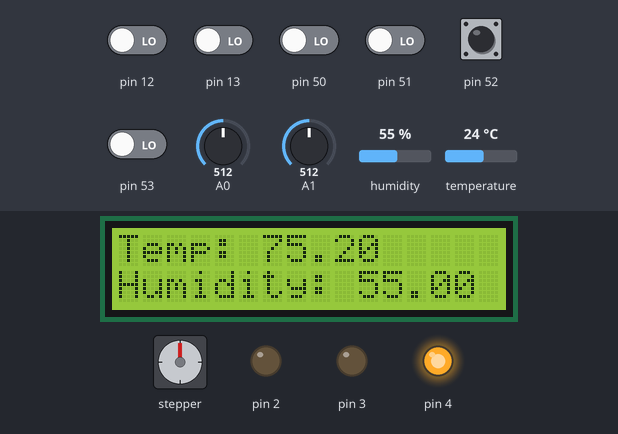
A sketch run on a simulated Arduino Mega 2560, built with avr-gcc and run on an emulated ATmega2560. Shown: 16×2 character LCD, stepper motor, output pins drawn as LEDs (lit = HIGH). The test bench sets the inputs (shaded band); at power-on: pin 52 HIGH, pin 12, pin 13, pin 50, pin 51, pin 53 LOW, A0 = 512, A1 = 512, humidity 55 %, temperature 24 °C. The local clock reads 2024-03-15 10:24:30 at power-on unless the sketch sets it; stepper angles assume 2048 steps per turn; what the sketch prints to the serial monitor is not drawn.

Above: at 1.2 s.
1.3 s: A0 set to 257
2.8 s: A0 set to 224
At 3.7 s:
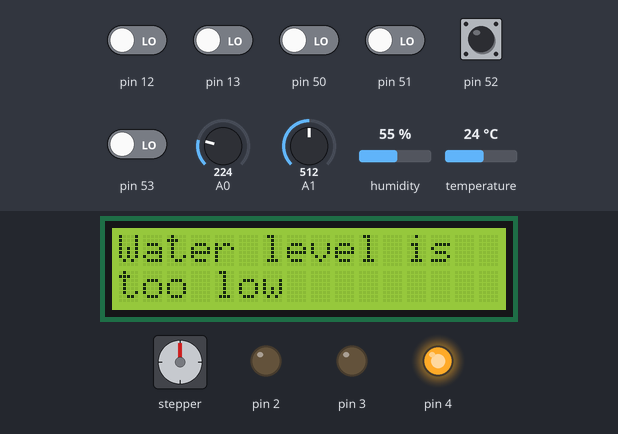
4.3 s: A1 set to 230
At 5.6 s:
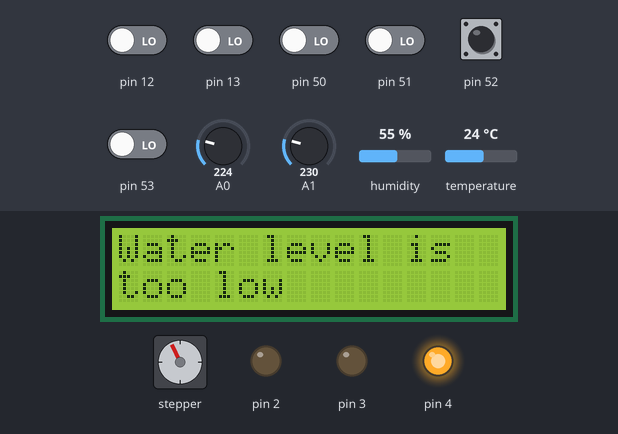
6.1 s: A1 set to 716
At 7.3 s:
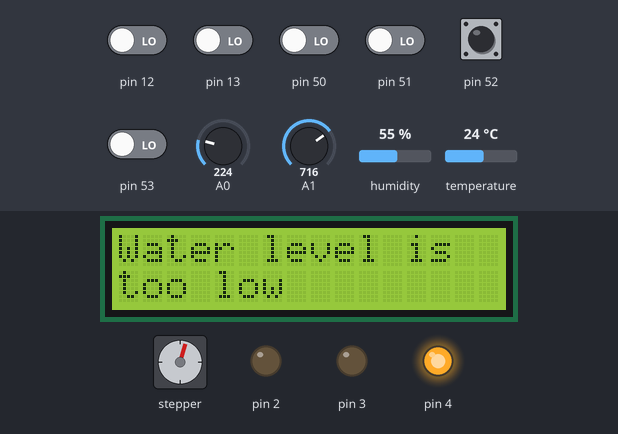
8.2 s: A1 set to 30
At 10.3 s:
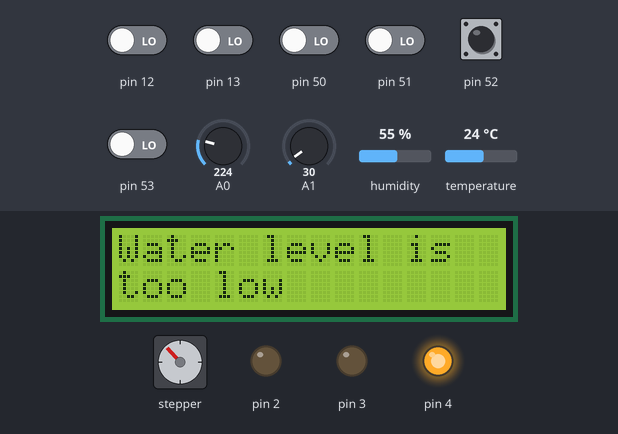
10.6 s: pin 12 driven HIGH
Timing chart, 0 to 13.1 s (numbered marks = the images above; inputs shaded):
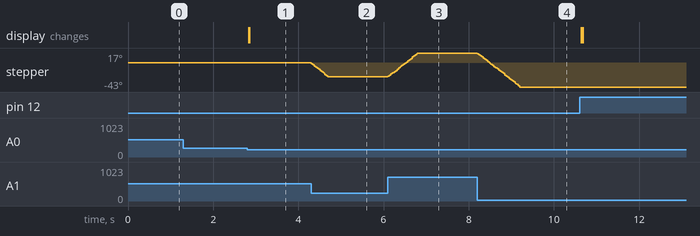

The sketch:

main.cpp.ino
```cpp
// Daniel Garcia and Joaquin Salazar

#include "watersensor.h"
#include "serial.h"
#include "DHT.h"
#include <Wire.h>
#include "RTClib.h"
#include <LiquidCrystal.h>
#include <Stepper.h>

const int stepsPerRevolution = 2048; // 28BYJ-48 full revolution

// Use your pins: 31, 33, 35, 37
Stepper stepper(stepsPerRevolution, 31, 33, 35, 37);

// initialize the library with the numbers of the interface pins
LiquidCrystal lcd(6, 7, 8, 9, 10, 11);  // RS, E, D4, D5, D6, D7

RTC_DS1307 rtc; // Create RTC Object

// GPIO Pointers
volatile unsigned char *portDDRG  = (unsigned char *)0x33;
volatile unsigned char *portG = (unsigned char *)0x34;

volatile unsigned char *portDDRB = (unsigned char *) 0x24;
volatile unsigned char *portB =    (unsigned char *) 0x25;
volatile unsigned char *portDDRE = (unsigned char *)0x2D;
volatile unsigned char *portE    = (unsigned char *)0x2E;


unsigned long lastPressTime = 0;
const unsigned long debounceDelay = 50;  // ms


#define DHTPIN 47     // The digital pin connected to the DHT sensor
#define DHTTYPE DHT11   // Specify sensor type as DHT11

// Initialize DHT sensor object
DHT dht(DHTPIN, DHTTYPE);

#define MAX_STEPS 512    // Adjust based on vent travel
#define DEAD_BAND 4      // ignore tiny movements
#define END_ZONE 15      // pot zone near 0 & 1023

void moveVent() {
  static int lastStepPos = -1;

  int potVal = adc_read(1);  // 0–1023

  // ----- Clamp ends -----
  if (potVal < END_ZONE) {
    potVal = 0;
  }
  else if (potVal > (1023 - END_ZONE)) {
    potVal = 1023;
  }

  int targetStepPos = map(potVal, 0, 1023, 0, MAX_STEPS);

  if (lastStepPos == -1) {
    lastStepPos = targetStepPos;
    return;
  }

  int stepDelta = targetStepPos - lastStepPos;

  // ----- Strong deadband -----
  if (abs(stepDelta) <= DEAD_BAND) {
    return;   // FULL STOP
  }

  stepper.step(stepDelta);
  lastStepPos = targetStepPos;
}

void printDate(DateTime now) {
  putString("Date: ");
  put2(now.day());
  putChar('/');
  put2(now.month());
  putChar('/');
  putInt(now.year());
  putChar('\n');
}


void printTime(DateTime now) {
  putString("Time: ");
  put2(now.hour());
  putChar(':');
  put2(now.minute());
  putChar(':');
  put2(now.second());
  putChar('\n');
}

void printTimestamp(DateTime now) {
  putString("Timestamp: ");

  // YYYY-MM-DD
  putInt(now.year());
  putChar('-');
  put2(now.month());
  putChar('-');
  put2(now.day());
  putChar(' ');

  // HH:MM:SS
  put2(now.hour());
  putChar(':');
  put2(now.minute());
  putChar(':');
  put2(now.second());

  putChar('\n');
}


void setup(){
  // Set as input pins 13 for toggle button and 12 for reset button and set pins 53, 52, 51, 50 as output for LED
  *portDDRB &= ~((1 << 6) | (1 << 7));
  *portB |= (1 << 6) | (1 << 7);         // enable pullups!

  *portDDRE |= (1 << 4) | (1 << 5);

  // Enable pin
 *portDDRG |= (1 << 5);
  *portG |= (1 << 5);

  U0Init(9600);
  adc_init();
  dht.begin();


  Wire.begin();      // initialize I2C
  rtc.begin();       // initialize RTC communication

  if (!rtc.isrunning()) {
      rtc.adjust(DateTime(F(__DATE__), F(__TIME__)));
  }

  lcd.begin(16, 2);  // 16 col, 2 rows
  stepper.setSpeed(10);

}

bool readPin(int pinBit) {
  return (PINB & (1 << pinBit)) != 0;
}

bool lastToggleState = false;
bool lastResetState = false;

bool isPressed(int pinBit, bool &lastState) {
    bool current = readPin(pinBit);

    if (current && !lastState) {
        unsigned long now = millis();
        if (now - lastPressTime > debounceDelay) {
            lastPressTime = now;
            lastState = current;
            return true;
        }
    }

    lastState = current;
    return false;
}

bool toggleButtonPressed(){
  // Check PB7 for pin 13
  if(isPressed(7, lastToggleState)){
    return true;
  } else {
    return false;
  }
}

bool resetButtonPressed(){
  // Check PB6 for pin 12
  if(isPressed(6, lastResetState)){
    return true;
  } else {
    return false;
  }
}


void displayErrorScreen(){
  lcd.setCursor(0, 0);
  lcd.print("Water level is");
  lcd.setCursor(0, 1);
  lcd.print("too low");
}

void showReading(float temp, float humidity){
  lcd.setCursor(0, 0);
  lcd.print("Temp: ");
  lcd.print(temp);

  lcd.setCursor(0, 1);
  lcd.print("Humidity: ");
  lcd.print(humidity);
}


void resetLEDs(){
  *portB &= 0b0000;
}

void turnYellowLED(){
  // turn on pin 50
  *portB |= 0b1000;
}

void turnBlueLED(){
  // turn on 51
  *portB |= 0b0100;
}

void turnRedLED(){
  // turn on 52
  *portB |= 0b0010;
}

void turnGreenLED(){
  // turn on 53
  *portB |= 0b0001;
}


void startMotor(){
  *portE |= (1 << 4);        // IN1 = HIGH
  *portE &= ~(1 << 5);       // IN2 = LOW
}

void stopMotor(){
  *portE &= ~(1 << 4);       // IN1 = LOW
  *portE &= ~(1 << 5);       // IN2 = LOW
}

enum State { DISABLED, IDLE, RUNNING, ERROR };
State currentState = DISABLED;

float water_threshold = 240;
float temp_threshold  = 78;


void loop() {
  DateTime now = rtc.now();

  // Read sensors each loop
  int waterLevel = checklevel(0);
  float humidity = dht.readHumidity();
  float temp = dht.readTemperature(true);

  // Universal button: toggle IDLE
  if (toggleButtonPressed()) {
    currentState = IDLE;
  }

  switch (currentState) {
    case DISABLED:
      // Don't display temperature or humidity
      lcd.clear();
      stopMotor();
      resetLEDs();
      turnYellowLED();
      break;

    case IDLE:
      showReading(temp, humidity);
      stopMotor();
      moveVent();

      // Enter RUNNING if too hot
      if (temp > temp_threshold) {
        printTimestamp(now);
        currentState = RUNNING;
      }

      // Enter ERROR if water low
      if (waterLevel <= water_threshold) {
        lcd.clear();
        printTimestamp(now);
        currentState = ERROR;
      }

      // Stop
      if (toggleButtonPressed()) {
        printTimestamp(now);
        currentState = DISABLED;
      }

      resetLEDs();
      turnGreenLED();
      break;

    case RUNNING:
      moveVent();
      showReading(temp, humidity);

      // Too cool -> stop
      if (temp < temp_threshold) {
        printTimestamp(now);
        stopMotor();

        currentState = IDLE;
      }

      // Water low -> error
      if (waterLevel <= water_threshold) {
        printTimestamp(now);
        lcd.clear();
        currentState = ERROR;
      }

      // Stop
      if (toggleButtonPressed()) {
        printTimestamp(now);
        currentState = DISABLED;
      }

      resetLEDs();
      turnBlueLED();
      startMotor();
      break;

    case ERROR:
      resetLEDs();
      turnRedLED();
      stopMotor();
      moveVent();
      displayErrorScreen();     // show it

      // Reset button clears error
      if (resetButtonPressed()) {
        printTimestamp(now);
        lcd.clear();
        currentState = IDLE;
      }

      if (toggleButtonPressed()) {
        printTimestamp(now);
        lcd.clear();
        currentState = DISABLED;
      }

      break;
  }
}
```

serial.cpp
```cpp
// Daniel Garcia and Joaquin Salazar

#include "serial.h"
// UART Pointers
volatile unsigned char *myUCSR0A = (unsigned char *)0x00C0;
volatile unsigned char *myUCSR0B = (unsigned char *)0x00C1;
volatile unsigned char *myUCSR0C = (unsigned char *)0x00C2;
volatile unsigned int  *myUBRR0  = (unsigned int *) 0x00C4;
volatile unsigned char *myUDR0   = (unsigned char *)0x00C6;

void U0Init(int U0baud){
 unsigned long FCPU = 16000000;
 unsigned int tbaud;
 tbaud = (FCPU / 16 / U0baud - 1);
 // Same as (FCPU / (16 * U0baud)) - 1;
 *myUCSR0A = 0x20; // Set transmit buffer to be ready to receive new data
 *myUCSR0B = 0x18; // Enable transmit and receive
 *myUCSR0C = 0x06; // Set number of data bits
 *myUBRR0  = tbaud;

}

unsigned char kbhit(){
  return(*myUCSR0A & 0x80); // If transmit buffer has received
}

unsigned char getChar(){
  return *myUDR0;
}

void putChar(unsigned char U0pdata){
  while(!(*myUCSR0A & 0x20)); // Check if transmit buffer is empty
  *myUDR0 = U0pdata;
}

void putString(const char *s) {
  while (*s) {
    putChar(*s++);
  }
}

void put2(int n) {
  if (n < 10) putChar('0');
  putInt(n);
}

void putInt(int n) {
  char buffer[10];
  int i = 0;

  if (n == 0) {
    putChar('0');
    return;
  }

  if (n < 0) {
    putChar('-');
    n = -n;
  }

  while (n > 0) {
    buffer[i++] = '0' + (n % 10);
    n /= 10;
  }

  while (i--) {
    putChar(buffer[i]);
  }
}
```

serial.h
```cpp
// Daniel Garcia and Joaquin Salazar

#ifndef SERIAL_H
#define SERIAL_H

void U0Init(int U0baud);

unsigned char kbhit();

unsigned char getChar();

void putChar(unsigned char U0pdata);

void putString(const char *s);

void putInt(int n);

void put2(int n);


#endif
```

watersensor.cpp
```cpp
// Daniel Garcia and Joaquin Salazar

#include "watersensor.h"
#define RDA 0x80
#define TBE 0x20

volatile unsigned char* my_ADMUX = (unsigned char*) 0x7C;
volatile unsigned char* my_ADCSRB = (unsigned char*) 0x7B;
volatile unsigned char* my_ADCSRA = (unsigned char*) 0x7A;
volatile unsigned int* my_ADC_DATA = (unsigned int*) 0x78;

void adc_init() {
  // setup the A register
 // set bit 7 to 1 to enable the ADC
  *my_ADCSRA |= (1 << 7);

 // clear bit 5 to 0 to disable the ADC trigger mode
  *my_ADCSRA &= ~(1 << 5);

 // clear bit 3 to 0 to disable the ADC interrupt
  *my_ADCSRA &= ~(1 << 3);

 // clear bit 0-2 to 0 to set prescaler selection to slow reading
  *my_ADCSRA &= ~(7 << 0);

  // setup the B register
// clear bit 3 to 0 to reset the channel and gain bits
  *my_ADCSRB &= ~(1 << 3);

 // clear bit 2-0 to 0 to set free running mode
  *my_ADCSRB &= ~(0b111 << 0);

  // setup the MUX Register
 // clear bit 7 to 0 for AVCC analog reference
  *my_ADMUX = 0x00;

// set bit 6 to 1 for AVCC analog reference
  *my_ADMUX |= (1 << 6);

  // clear bit 5 to 0 for right adjust result
  *my_ADMUX &= ~(1 << 5);

 // clear bit 4-0 to 0 to reset the channel and gain bits
  *my_ADMUX &= ~(0b11111 << 0);

}

unsigned int adc_read(unsigned char adc_channel_num) {
  // clear the channel selection bits (MUX 4:0)
  *my_ADMUX &= ~(0b11111 << 0);

  // clear the channel selection bits (MUX 5) hint: it's not in the ADMUX register
  *my_ADCSRB &= ~(1 << 3);

  // set the channel selection bits for channel 0
  *my_ADMUX |= (adc_channel_num & 0x07);

  // set bit 6 of ADCSRA to 1 to start a conversion
  *my_ADCSRA |= (1 << 6);

  // wait for the conversion to complete
  while((*my_ADCSRA & 0x40) != 0);
  // return the result in the ADC data register and format the data based on right justification (check the lecture slide)

  unsigned int val = (*my_ADC_DATA & 0x03FF);
  return val;
}

int checklevel(int channel){
  return adc_read(channel);
}
```

watersensor.h
```cpp
// Daniel Garcia and Joaquin Salazar

#ifndef WATERSENSOR_H
#define WATERSENSOR_H


void adc_init();

unsigned int adc_read(unsigned char adc_channel_num);

int checklevel(int channel);

#endif
```

Measured:
- the behaviour switches between 241 and 240 on A0 (found by bisection; images 0 and 1)
- after the input at 1.3 s, every drawn part: stays the same
- after the input at 2.8 s, the display: first changes at once (image 1 shows a later state)
- after the input at 4.3 s, stepper: turns 25° counter-clockwise in 0.39 s, starting at once
- after the input at 6.1 s, stepper: turns 42° clockwise in 0.69 s, starting at once
- after the input at 8.2 s, stepper: turns 60° counter-clockwise in 0.99 s, starting at once
